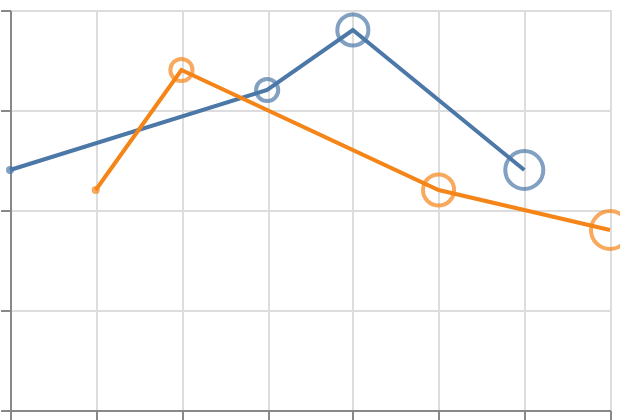

This figure's Vega-Lite source:
### Vega-Lite specification from a JSON file in a GitHub repository (floating-point values rounded to 4 significant figures)
{"$schema": "https://vega.github.io/schema/vega-lite/v6.json", "padding": 5, "autosize": "none", "width": 300, "height": 200, "data": {"name": "table", "values": [{"c": "B", "g": "p", "x": 5, "y": 5, "v": 4, "t": "2024-07-11", "o": {"v": 9}, "IMDB Rating": 6.9, "d": "x2"}, {"c": "B", "g": "q", "x": 2, "y": 4, "v": 9, "t": "2024-02-20", "o": {"v": 7}, "IMDB Rating": 7.4, "d": "x2"}, {"c": "B", "g": "q", "x": 8, "y": 9, "v": 3, "t": "2024-12-31", "o": {"v": 8}, "IMDB Rating": 9.1, "d": "x2"}, {"c": "A", "g": "p", "x": 1, "y": 2, "v": 5, "t": "2024-01-15", "o": {"v": 3}, "IMDB Rating": 6.1, "d": "x1"}, {"c": "A", "g": "p", "x": 7, "y": 7, "v": 8, "t": "2024-11-25", "o": {"v": 5}, "IMDB Rating": 4.4, "d": "x1"}, {"c": "C", "g": "p", "x": 4, "y": 6, "v": 7, "t": "2024-05-30", "o": {"v": 4}, "IMDB Rating": 8.8, "d": "x3"}, {"c": "C", "g": "q", "x": 6, "y": 8, "v": 6, "t": "2024-09-02", "o": {"v": 2}, "IMDB Rating": 7.7, "d": "x3"}, {"c": "A", "g": "q", "x": 3, "y": 3, "v": 2, "t": "2024-03-05", "o": {"v": 1}, "IMDB Rating": 5.2, "d": "x1"}]}, "transform": [{"window": [{"op": "sum", "field": "v", "as": "cum"}, {"op": "rank", "as": "rk"}], "sort": [{"field": "x"}], "groupby": ["g"], "frame": [-1, 1]}], "encoding": {"x": {"field": "x", "type": "quantitative"}, "y": {"field": "cum", "type": "quantitative"}, "color": {"field": "g", "type": "nominal"}}, "layer": [{"mark": "line"}, {"mark": "point", "encoding": {"size": {"field": "rk", "type": "ordinal"}}}]}
